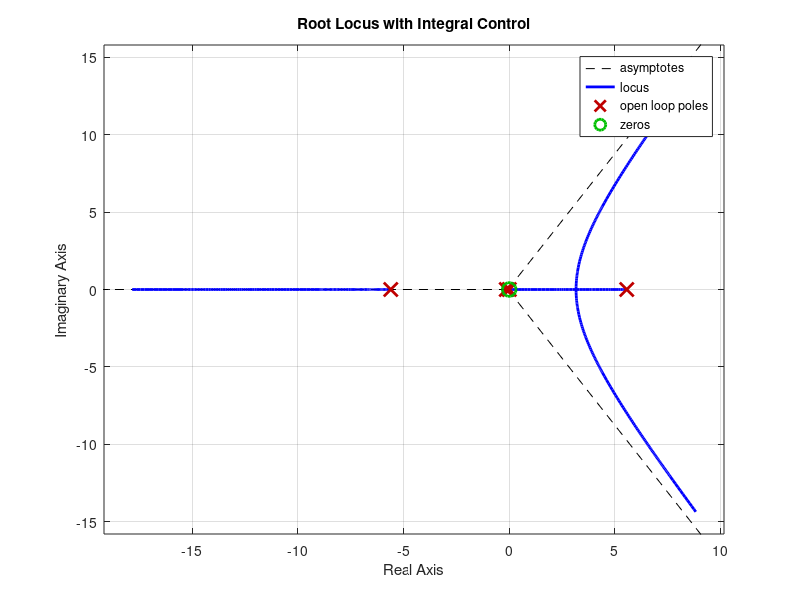

This chart was generated by the following MATLAB code: (Note: this script raises an error after producing the figure.)
%% Create the plant model
M = 0.5;
m = 0.2;
b = 0.1;
I = 0.006;
g = 9.8;
l = 0.3;
q = (M+m)*(I+m*l^2)-(m*l)^2;
s = tf('s');
P_pend = (m*l*s/q)/(s^3 + (b*(I + m*l^2))*s^2/q - ((M + m)*m*g*l)*s/q - b*m*g*l/q);

%% Root locus design
rlocus(P_pend)
title('Root Locus of Plant (under Proportional Control)')

%% Place a pole at the origin to cancel the plant zero at the origin 
C = 1/s;
rlocus(C*P_pend)
title('Root Locus with Integral Control')

%% Find the zeros and poles to start thinking about how to draw the root
% locus branches into the left-half plane
zeros = zero(C*P_pend)
poles = pole(C*P_pend)

z = sym('z')
% Compute the intersect point of another zero
num = (sum(poles) - (sum(zeros)-z))
den = (length(poles) - (length(zeros)+1))

%% PID Control
z = [-3 -4];
p = 0;
k = 1;
C = zpk(z,p,k);
rlocus(C*P_pend)
title('Root Locus with PID Controller')

[k,poles] = rlocfind(C*P_pend)

K = 20;
T = feedback(P_pend,K*C);
impulse(T)
title('Response of Pendulum Angle to an Impulse Disturbance under PID Control');